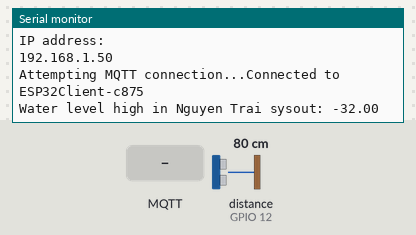
Recording of a program running on a simulated ESP32. Shown: the last lines printed to the serial monitor. The test bench sets the inputs (shaded band); at power-on: distance to the obstacle (sensor on GPIO 12) 80 cm. The echo pulse lasts 58.3 µs per cm; WiFi joins after 1.5 s; servers stay silent unless stated; random numbers use the default seed unless the program sets one; no MQTT or app messages arrive unless stated.

Above: at 2.7 s.
2.8 s: MQTT message "active" arrives on the first subscribed topic
At 3.3 s:
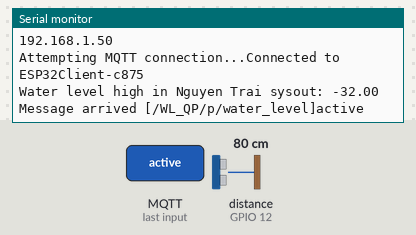
4.3 s: MQTT message "1" arrives on the first subscribed topic
At 5.5 s:
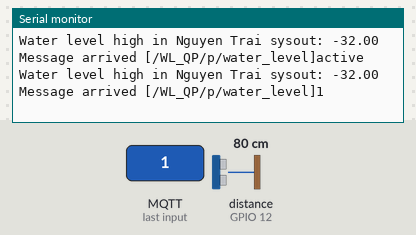
5.8 s: MQTT message "on" arrives on the first subscribed topic
At 5.96 s:
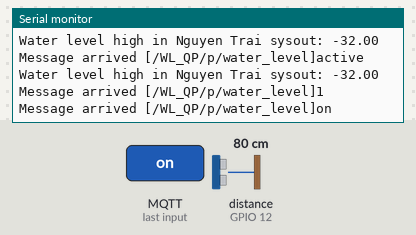
7.3 s: MQTT message "off" arrives on the first subscribed topic
At 7.9 s:
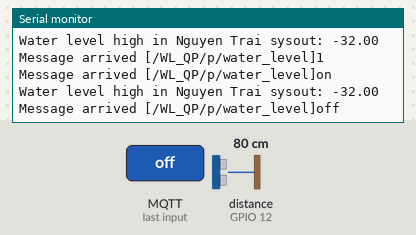
8.8 s: MQTT message "active" arrives on the second subscribed topic
At 9.8 s:
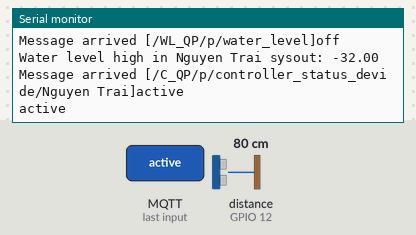
10.3 s: MQTT message "1" arrives on the second subscribed topic
At 11.4 s:
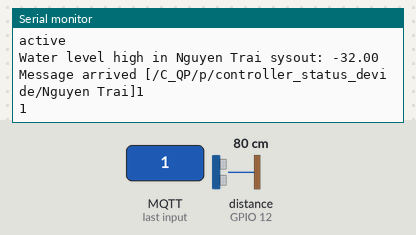

Measured:
- after the input at 2.8 s, the serial monitor: prints a new line at once (image 1)
- after the input at 4.3 s, the serial monitor: prints a new line at once (image 2)
- after the input at 5.8 s, the serial monitor: prints a new line at once (image 3)
- after the input at 7.3 s, the serial monitor: prints a new line at once (image 4)
- after the input at 8.8 s, the serial monitor: prints a new line at once (image 5)
- after the input at 10.3 s, the serial monitor: prints a new line at once (image 6)

The program:

main.cpp
```cpp
#include <WiFi.h>
#include <PubSubClient.h>
#include <Ultrasonic.h>
#include <Arduino.h>


// khai báo chân cảm biến khoảng cách, sử dụng thư viện ultrasonic cho tiện việc tính khoảng cách
Ultrasonic ultrasonic(13, 12); // trigger,echo

const char *ssid = "KPQ";
const char *password = "honcairoicho";
const char *mqtt_server = "mqtt-dashboard.com";

WiFiClient espClient;
PubSubClient client(espClient);


// topic setup
// topic 1 - infor send form devide:   "/WL_QP/p/water_level"
// topic 2 - controller status devide: "/C_QP/p/controller_status_devide/name"


unsigned long lastMsg = 0;

// khoảng cách
float distance = 0;
// mực nước ngập
float water_level_high = 0;
// chiều cao thiết bị
float high_devide = 48;
//  trạng thái
String devideStatus = "active";
bool publishWaterLevel = true;  // Biến flag cho phép/ngừng publish cho topic "/WL_QP/p/water_level"

void setup_wifi()
{
    delay(10);
    Serial.println();
    Serial.print("Connecting to ");
    Serial.println(ssid);

    WiFi.mode(WIFI_STA);
    WiFi.begin(ssid, password);

    while (WiFi.status() != WL_CONNECTED)
    {
        delay(500);
        Serial.print(".");
    }

    randomSeed(micros());
    Serial.println("");
    Serial.println("WiFi connected");
    Serial.println("IP address: ");
    Serial.println(WiFi.localIP());
}

// Nhận controller từ webserver
void callback(char *topic, byte *payload, unsigned int length)
{
    String incomingMessage = "";
    for (int i = 0; i < length; i++)
        incomingMessage += (char)payload[i];

    Serial.println("Message arrived [" + String(topic) + "]" + incomingMessage);

    if (strcmp(topic, "/C_QP/p/controller_status_devide/Nguyen Trai") == 0)
    {
        Serial.println(incomingMessage);
        if (incomingMessage.equals("active"))
        {
            devideStatus = "active";
            publishWaterLevel = true;  // Bật lại khả năng publish cho topic "/WL_QP/p/water_level"
        }
        else
        {
            devideStatus = "inactive";
            publishWaterLevel = false;  // Tắt khả năng publish cho topic "/WL_QP/p/water_level"
        }
    }
}

void sendData()
{
    unsigned long now = millis();
    if (now - lastMsg > 2000)
    {
        lastMsg = now;
        distance = ultrasonic.read();
        water_level_high = high_devide - distance;

        if (publishWaterLevel)
        {
            String water_high_send_data = String(water_level_high, 2);
            String message = "{\"name\":\"Nguyen Trai\",\"high\": " + water_high_send_data +",\"status\": " +  "\"" +String(devideStatus) + "\"}";
            client.publish("/WL_QP/p/water_level", message.c_str());

            Serial.print("Water level high in Nguyen Trai sysout: ");
            Serial.println(water_high_send_data);
        }
    }
}

void reconnect()
{
    while (!client.connected())
    {
        Serial.print("Attempting MQTT connection...");
        String clientId = "ESP32Client-";
        clientId += String(random(0xffff), HEX);
        if (client.connect(clientId.c_str()))
        {
            Serial.println("Connected to " + clientId);
            client.publish("/WL_QP/p/mqtt", "QP_Test");
            client.subscribe("/WL_QP/p/water_level");
            client.subscribe("/C_QP/p/controller_status_devide/Nguyen Trai");
        }
        else
        {
            Serial.print("failed, rc=");
            Serial.print(client.state());
            Serial.println(" try again in 5 seconds");
            delay(5000);
        }
    }
}

void setup()
{
    Serial.begin(115200);
    setup_wifi();
    client.setServer(mqtt_server, 1883);
    client.setCallback(callback);
}

void loop()
{
    if (!client.connected())
    {
        reconnect();
    }
    client.loop();
    if (devideStatus.equals("active"))
    {
        sendData();
    }
    else
    {
        // Thiết lập cho trạng thái không publish khi thiết bị tắt
        publishWaterLevel = false;
    }
}
```
